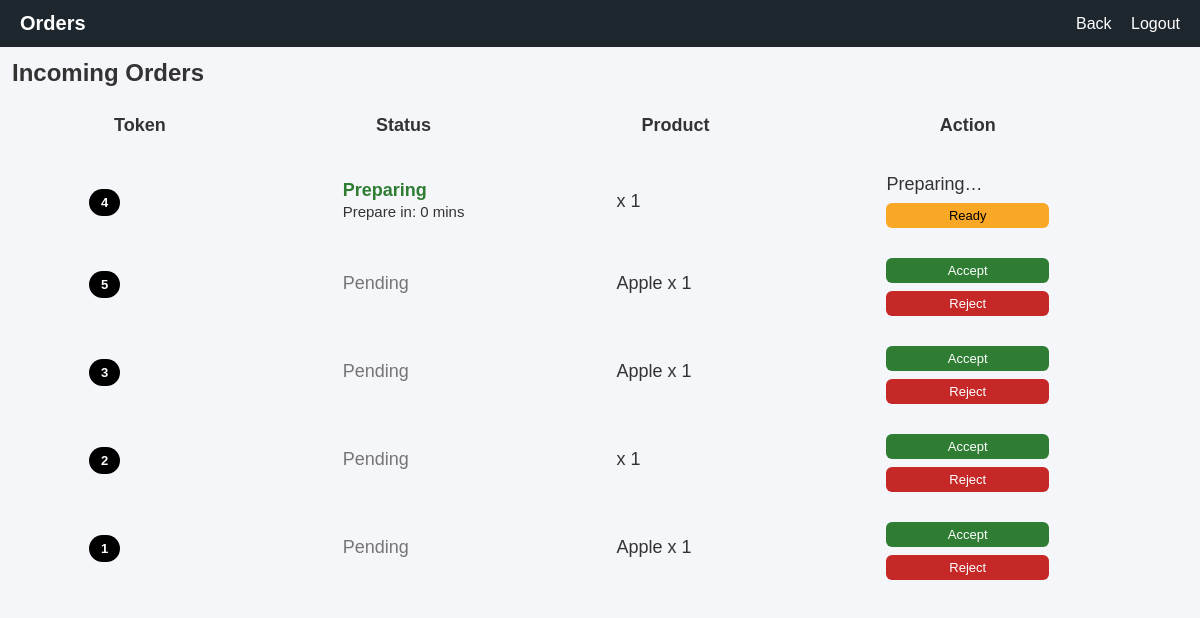
The page /owner_orders (signed in) on the database its author committed.
### tables this page shows
CREATE TABLE orders (
    id INTEGER PRIMARY KEY AUTOINCREMENT,
    customer_id INTEGER NOT NULL,
    stall_id INTEGER NOT NULL,
    price INTEGER,
    token INTEGER NOT NULL,
    status TEXT CHECK(
        status IN ('pending','accepted','rejected','ready','cancelled')
    ) DEFAULT 'pending',
    created_at DATETIME DEFAULT CURRENT_TIMESTAMP,
    accepted_at DATETIME,
    prep_time INTEGER,
    is_deleted INTEGER DEFAULT 0,
    FOREIGN KEY(customer_id) REFERENCES users(id) ON DELETE RESTRICT,
    FOREIGN KEY(stall_id) REFERENCES stalls(id) ON DELETE RESTRICT,
    UNIQUE(stall_id, token)
);

### app.py (the view)
@app.route("/owner_orders")
def owner_orders():
    user = current_user()
    if not user or user["role"] != "owner":
        return redirect("/login")
    db = get_db()
    try:
        orders = db.execute("""
    SELECT
        o.id,
        o.token,
        o.status,
        o.accepted_at,
        SUM(oi.quantity * p.price) AS total_price,
        GROUP_CONCAT(p.product_name || ' x ' || oi.quantity) AS items,
        SUM(p.prep_time * oi.quantity) AS prep_time
    FROM orders o
LEFT JOIN order_items oi ON oi.order_id = o.id
LEFT JOIN products p ON p.id = oi.product_id
    JOIN stalls s ON o.stall_id = s.id
    WHERE s.owner_id = ?
    AND o.is_deleted = 0
    AND o.status IN ('pending','accepted','rejected','ready','cancelled')
GROUP BY
        o.id
ORDER BY
    CASE o.status
        WHEN 'pending' THEN 1
        WHEN 'accepted' THEN 1
        WHEN 'ready' THEN 2
        WHEN 'cancelled' THEN 3
        WHEN 'rejected' THEN 3
    END,
    o.id DESC
        """, (current_user()["id"],)).fetchall()
        orders_with_eta = []
        orders_with_eta = apply_eta_queue(orders)
        order_items = {}
        for o in orders_with_eta:
            items = db.execute("""
            SELECT p.product_name, oi.quantity, p.image
            FROM order_items oi
            JOIN products p ON oi.product_id = p.id
            WHERE oi.order_id=?
            """, (o["id"],)).fetchall()
            order_items[o["id"]] = items
    finally:
        db.close()
    return render_template("owner_orders.html", orders=orders_with_eta, order_items=order_items)

### app.py (called while the page is built)
def current_user():
    sid = session.get("active_sid")
    if not sid:
        return None
    sessions = session.get("sessions", {})
    user = sessions.get(sid)
    user = dict(user)
    if not user:
        return None
    user = dict(user)
    if "user" not in user:
        if "id" in user:
            user["user"] = user["id"]
        elif "user_id" in user:
            user["user"] = user["user_id"]
    return user

def get_db():
    conn = sqlite3.connect("database.db", timeout=10, check_same_thread=False)
    conn.row_factory = sqlite3.Row
    return conn

@app.context_processor
def inject_current_user():
    return dict(current_user=current_user)

### templates/owner_orders.html (shortened to what this page needs)
<!DOCTYPE html>
<html lang="en">
<head>
    <link rel="stylesheet" href="{{ url_for('static', filename='common.css') }}">
</head>
<body>
<header class="navbar">
    <h1 class="logo">Orders</h1>
    <nav>
        <a href="/owner">Back</a>
        <a href="/logout">Logout</a>
    </nav>
</header>
<main class="container">
    <h2>Incoming Orders</h2>
<table class="owner-orders-table">
  <thead>
    <tr>
      <th>Token</th>
      <th>Status</th>
      <th>Product</th>
      <th>Action</th>
    </tr>
  </thead>
  <tbody id="ordersBox">
    {% include "owner_orders_partial.html" %}
  </tbody>
</table>
</main>
</body>
</html>

### templates/owner_orders_partial.html (shortened to what this page needs)
{% if orders %}
{% for o in orders %}
<tr class="order-row">
  <td>
    <span class="token-badge">{{ o.token }}</span>
  </td>
<td>
  {% if o.status == 'pending' %}
    <span class="status status-pending">Pending</span>
  {% elif o.status == 'accepted' %}
    <span class="status status-accepted">Preparing</span><br>
    {% if o.remaining is not none %}
  <small class="eta-text">Prepare in: {{ o.remaining }} mins</small>
  {% endif %}
  {% elif o.status == 'ready' %}
    <span class="status status-ready">Done</span>
  {% elif o.status == 'rejected' %}
    —
  {% else %}
    —
  {% endif %}
</td>
  <td>
   {{ o['items'] }}
</td>
  <td>
    {% if o.status == "pending" %}
  <a href="/update_order_status/{{ o.id }}/accepted" class="btn btn-accept">Accept</a>
  <a href="/update_order_status/{{ o.id }}/rejected" class="btn btn-reject">Reject</a>
    {% elif o.status == "accepted" %}
                <span class="badge warning">Preparing…</span>
                <a href="/update_order_status/{{ o.id }}/ready" class="btn btn-ready">Ready</a>
    {% elif o.status == "ready" %}
                <span class="badge success">Ready</span>
                {% elif o.status == "rejected" %}
                <span class="badge danger">Rejected</span>
                {% else %}
                <p class="badge muted">Order Cancelled by Customer</p>
    {% endif %}
  </td>
</tr>
{% endfor %}
{% else %}
  <p>No active orders</p>
{% endif %}

### static/common.css (style rules this page uses)
* { box-sizing: border-box; margin: 0; padding: 0; font-family: Arial, Helvetica, sans-serif; }
a { text-decoration: none; color: inherit; }
.container { max-width: 1200px; width: 100%; margin: auto; padding: 12px; }
body { margin: 0; width: 100%; background: #f5f6fa; color: #333; }
.navbar { background: #1e272e; color: #fff; padding: 12px 20px; display: flex; justify-content: space-between; align-items: center; }
.logo { font-size: 20px; }
.navbar a { color: #fff; margin-left: 15px; text-decoration: none; }
.btn { margin-top: 8px; width: 100%; background: #ffd500f4; border: none; cursor: pointer; padding: 8px 14px; text-decoration: none; text-align: center; border-radius: 4px; font-size: 14px; display: inline-block; }
.order-row { padding:12px; border-bottom:1px solid #eee }
.owner-orders-table { font-size: 18px; }
.owner-orders-table th { padding: 26px 100px; vertical-align: center; border-radius: 1cm; }
.owner-orders-table td { padding: 10px 75px; vertical-align: center; border-radius: 1cm; }
.token-badge { background:#000; color:#fff; padding:6px 12px; border-radius:20px; font-weight:600; width: 32px; height: 32px; font-size: 13px; }

### templates/owner_orders.html (style rules this page uses)
.order-row { padding:12px;border-bottom:1px solid #eee; animation: flash .6s;transition:.2s }
.token-badge { background:#000;color:#fff;padding:6px 12px;border-radius:20px;font-weight:600 }

### templates/owner_orders_partial.html (style rules this page uses)
.btn { padding: 4px 7px; border: none; border-radius: 3px; font-weight: 300; cursor: pointer; }
.btn-accept { background-color: #2e7d32; color: #fff; padding: 5px 12px; font-size: 13px; border-radius: 6px; border: none; }
.btn-reject { background-color: #c62828; color: #fff; padding: 5px 12px; font-size: 13px; border-radius: 6px; border: none; }
.btn-ready { background-color: #f9a825; color: #000; padding: 5px 12px; font-size: 13px; border-radius: 6px; border: none; }
.status-pending { color: #757575; font-weight: 500; }
.status-accepted { color: #2e7d32; font-weight: 600; }

### rows shown on the page
orders: token "4", remaining "0", items "x 1"
orders: token "5", status "Pending", items "Apple x 1"
orders: token "3", status "Pending", items "Apple x 1"
orders: token "2", status "Pending", items "x 1"
orders: token "1", status "Pending", items "Apple x 1"
